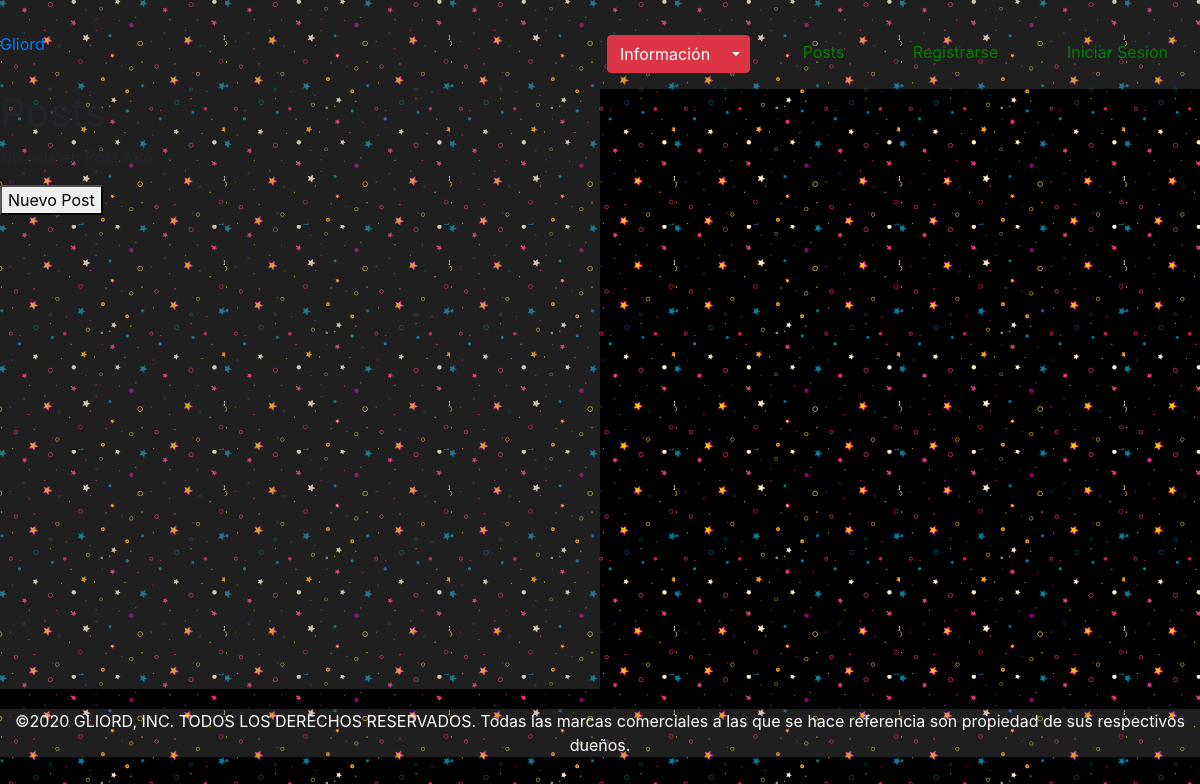
The app's page /Juego/posts/, older data.
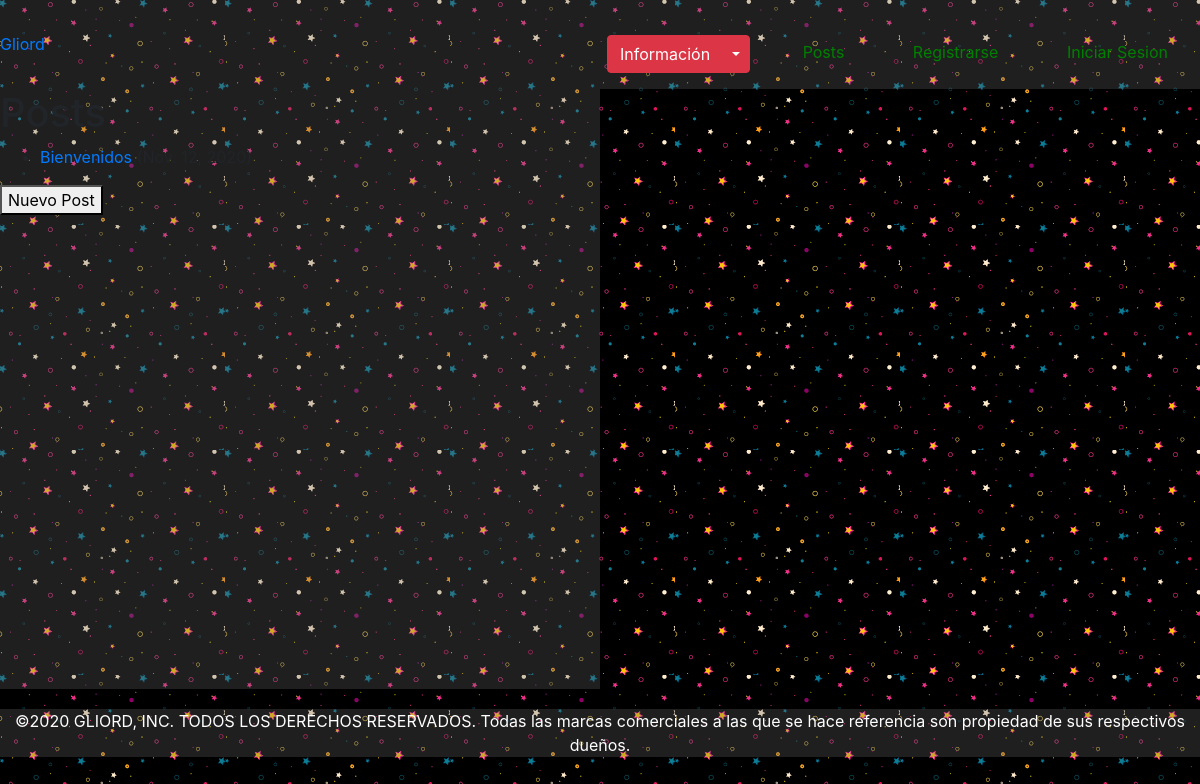
The same page, newer data.
### Juego/models.py (models this page shows, shortened)
class Post(models.Model):
	id = models.UUIDField(primary_key=True, default=uuid.uuid4)
	title = models.CharField(max_length=100)
	content = models.TextField(max_length=1000)
	date = models.DateField(auto_now=True)
	image = models.ImageField(null=True, blank=True )
	class Meta:
		ordering = ['title']
	def get_absolute_url(self):
		return reverse('post-detail', args=[str(self.id)])

### Juego/views.py (the view)
# urls.py: path('posts/',views.PostListView.as_view(),name='posts'),
class PostListView(generic.ListView):
	model = Post
	paginate_by= 10

### Juego/templates/Juego/Post_list.html
{% extends "base_generic.html" %}
{% block content %}
	<div class="container_post">
		<h1>Posts </h1>
		{% if post_list %}
		<ul>
			{% for Post in post_list %}
			<li>
				<a href="{{ Post.get_absolute_url }}">{{Post.title}}</a> ({{Post.date}})
			</li>
			{% endfor %}
		</ul>
		{% else %}
			<p> No existen Post Aun. </p>
		{% endif %}
		<button href= "{% url 'post_create' %}" >Nuevo Post</button>
	</div>
{% endblock %}

Row changes from the older to the newer data that the page shows:
added Post: title "Bienvenidos", date "Nov. 12, 2020"
Text that changed along with them:
text no longer shown: "No existen Post Aun."
